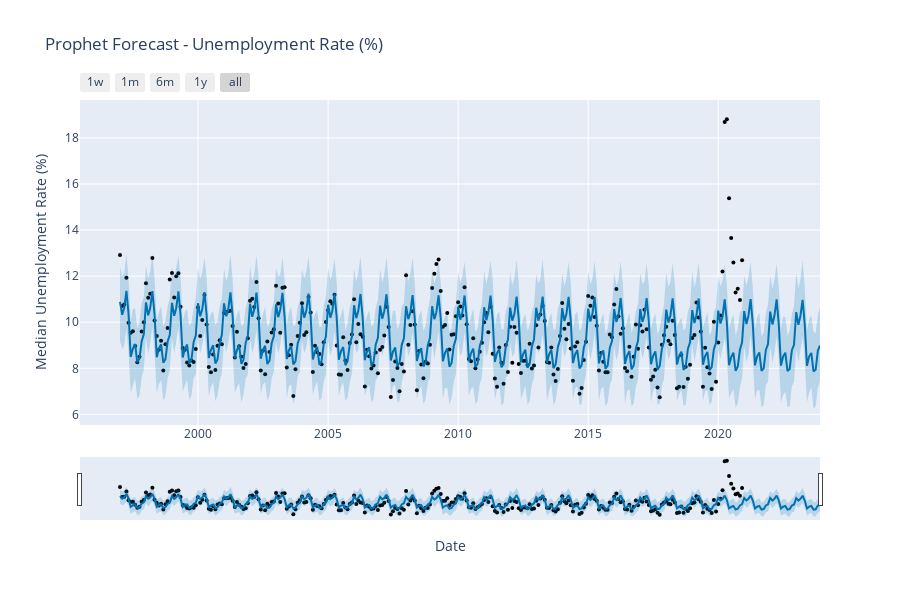

The code cell stored with this chart in its notebook:
### Code cell
# Generate plot
fig = plot_plotly(optimized_model, forecast)

# Add labels and title
fig.update_layout(
    title="Prophet Forecast - Unemployment Rate (%)",                 
    xaxis_title="Date",                       
    yaxis_title="Median Unemployment Rate (%)",        
    legend_title="Legend",                   
    font=dict(size=12),                       
)

# Show plot
fig.show()

### Figure 1 — Plotly figure (JSON) as saved in the notebook; plotly's stock layout.template omitted (floating-point values rounded to 4 significant figures; data arrays with more than 128 entries replaced by an {"elided": "..."} marker saying what was removed)
{"data": [{"marker": {"color": "black", "size": 4}, "mode": "markers", "name": "Actual", "type": "scatter", "x": {"elided": "288 str values"}, "y": {"elided": "288 float values"}}, {"hoverinfo": "skip", "line": {"width": 0}, "mode": "lines", "type": "scatter", "x": {"elided": "324 str values"}, "y": {"elided": "324 float values"}}, {"fill": "tonexty", "fillcolor": "rgba(0, 114, 178, 0.2)", "line": {"color": "#0072B2", "width": 2}, "mode": "lines", "name": "Predicted", "type": "scatter", "x": {"elided": "324 str values"}, "y": {"elided": "324 float values"}}, {"fill": "tonexty", "fillcolor": "rgba(0, 114, 178, 0.2)", "hoverinfo": "skip", "line": {"width": 0}, "mode": "lines", "type": "scatter", "x": {"elided": "324 str values"}, "y": {"elided": "324 float values"}}], "layout": {"font": {"size": 12}, "height": 600, "legend": {"title": {"text": "Legend"}}, "showlegend": false, "title": {"text": "Prophet Forecast - Unemployment Rate (%)"}, "width": 900, "xaxis": {"rangeselector": {"buttons": [{"count": 7, "label": "1w", "step": "day", "stepmode": "backward"}, {"count": 1, "label": "1m", "step": "month", "stepmode": "backward"}, {"count": 6, "label": "6m", "step": "month", "stepmode": "backward"}, {"count": 1, "label": "1y", "step": "year", "stepmode": "backward"}, {"step": "all"}]}, "rangeslider": {"visible": true}, "title": {"text": "Date"}, "type": "date"}, "yaxis": {"title": {"text": "Median Unemployment Rate (%)"}}}}
